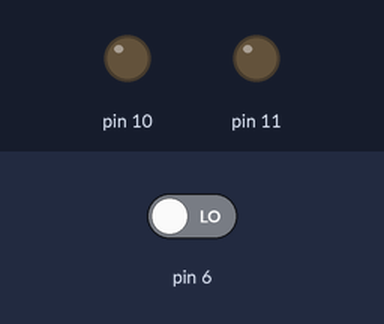
The sketch below on a simulated Arduino Uno, built with avr-gcc and run on an emulated ATmega328P. Parts: output pins drawn as LEDs (lit = HIGH). Dashed ring = blinking. The inputs (shaded band) are chosen by the test bench; at power-on: pin 6 LOW.

Above: at 1.2 s.
1.3 s: pin 6 driven HIGH
At 1.7 s:
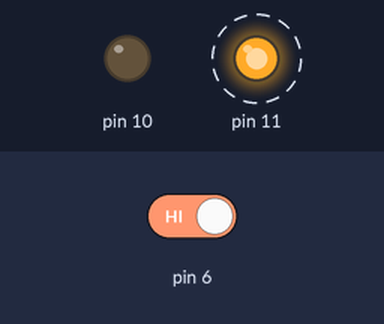
4.3 s: pin 6 driven LOW
At 5.2 s:
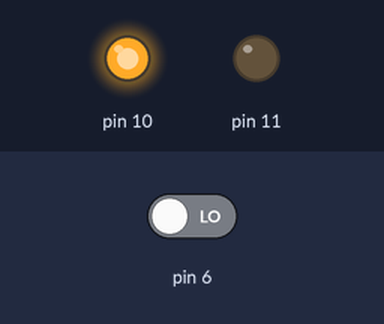
Timing chart, 0 to 7.3 s (numbered marks = the images above; inputs shaded):
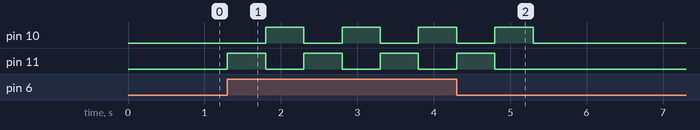

The sketch:

lesson02_02.ino
```cpp
/*
# Creator: Aryon Rabello
# GitHub: https://github.com/arriaoedu123
# Creation date: 09/03/2022
# Version: 1.0
*/

void setup() {
  pinMode(11, OUTPUT);
  pinMode(10, OUTPUT);
  pinMode(6, INPUT);
}

void loop() {
  //if the button is pressed then make a flasher
  if(digitalRead(6) == HIGH) {
  	digitalWrite(11, HIGH);
    delay(500);
    digitalWrite(11, LOW);
    digitalWrite(10, HIGH);
    delay(500);
    digitalWrite(10, LOW);
    digitalWrite(11, HIGH);
    delay(500);
    digitalWrite(11, LOW);
    digitalWrite(10, HIGH);
    delay(500);
    digitalWrite(10, LOW);
  } else {
    digitalWrite(11, LOW);
    digitalWrite(10, LOW);
  }
}
```

Measured:
- after the input at 1.3 s, pin 10: alternates HIGH for 0.50 s and LOW for 0.50 s, starting after 0.50 s; pin 11: alternates HIGH for 0.50 s and LOW for 0.50 s, starting at once
- after the input at 4.3 s, pin 10: goes on until 5.3 s, then stays LOW; pin 11: goes on until 4.8 s, then stays LOW
